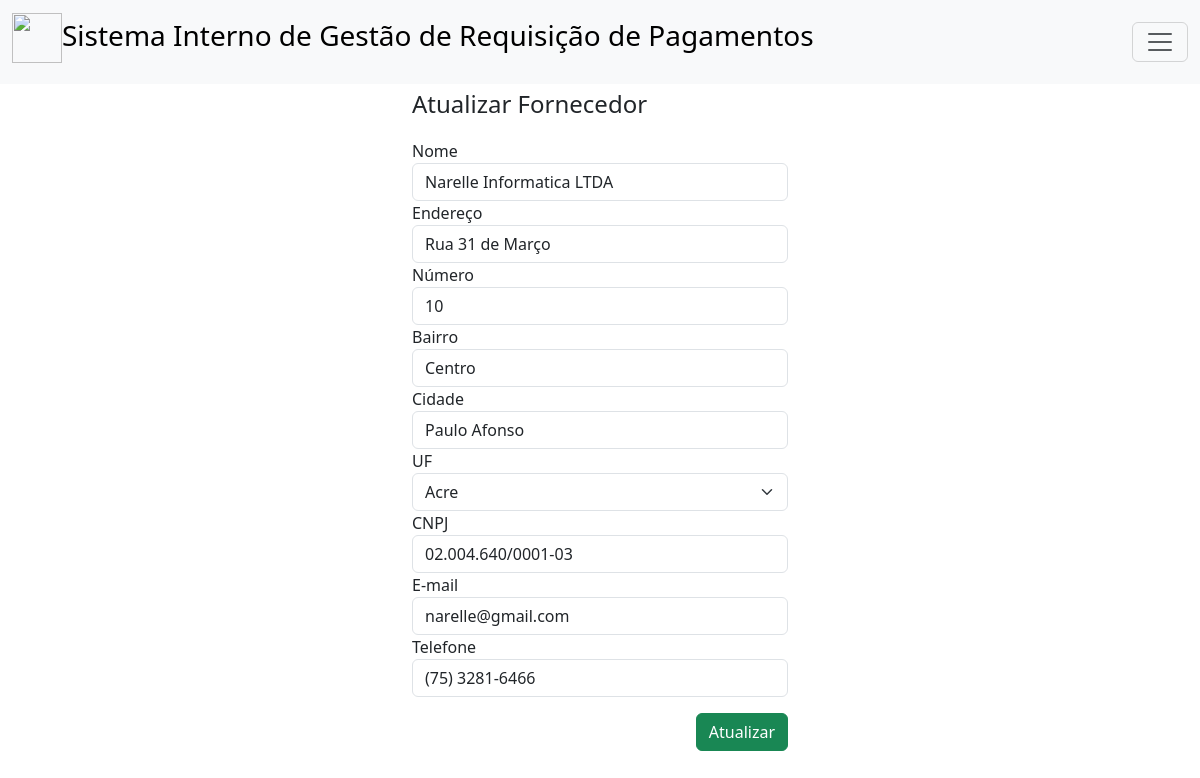
/editar_fornecedor.php?id=1, run on the app's committed database.
### tables this page shows
CREATE TABLE IF NOT EXISTS `fornecedor` (
  `idFornecedor` int NOT NULL AUTO_INCREMENT,
  `nome` varchar(254) NOT NULL,
  `rua` varchar(45) DEFAULT NULL,
  `numero` varchar(10) DEFAULT NULL,
  `bairro` varchar(45) DEFAULT NULL,
  `cidade` varchar(45) DEFAULT NULL,
  `uf` varchar(2) DEFAULT NULL,
  `cnpj` varchar(45) DEFAULT NULL,
  `email` varchar(45) DEFAULT NULL,
  `telefone` varchar(15) DEFAULT NULL,
  PRIMARY KEY (`idFornecedor`),
  UNIQUE KEY `CNPJ_UNIQUE` (`cnpj`)
);

### editar_fornecedor.php (the view, shortened to what this page needs)
<?php
include 'conexao.php';
$id = $_GET['id'];
?>
<html>
<head>
    <link href="https://cdn.jsdelivr.net/npm/bootstrap@5.3.3/dist/css/bootstrap.min.css" rel="stylesheet">
</head>
<body>
<nav class="navbar bg-body-tertiary fixed-top">
    <div class="container-fluid">
    <a class="navbar-brand" href="#"><h3><img src="img/logo2.png" width="50px" height="50px">Sistema Interno de Gestão de Requisição de Pagamentos</h3></a>
    <button class="navbar-toggler" type="button" data-bs-toggle="offcanvas" data-bs-target="#offcanvasNavbar" aria-controls="offcanvasNavbar" aria-label="Toggle navigation">
        <span class="navbar-toggler-icon"></span>
    </button>
    </div>
    </nav>
<div class="container" id="tamanhoContainer" style="margin-top: 90px; width: 400px" >
<h4>Atualizar Fornecedor</h4>
<form action="_atualizar_fornecedor.php" method="post" style="margin-top: 20px;">
        <?php
            $sql = "SELECT * FROM fornecedor WHERE idFornecedor = $id";
            $buscar = mysqli_query($conexao, $sql);
            while ($array = mysqli_fetch_array($buscar)) {
                $nome = $array['nome'];
                $rua = $array['rua'];
                $numero = $array['numero'];
                $bairro = $array['bairro'];
                $cidade = $array['cidade'];
                $uf = $array['uf'];
                $cnpj = $array['cnpj'];
                $email = $array['email'];
                $telefone = $array['telefone'];
        ?>
        <form>
        <div class="mb-3">
        <label>Nome</label>
        <input type="text" class="form-control" name="nome" value="<?php echo $nome ?>">
        <label>Endereço</label>
        <input type="text" class="form-control" name="rua" value="<?php echo $rua ?>">
        <label>Número</label>
        <input type="number" class="form-control" name="numero" value="<?php echo $numero ?>">
        <label>Bairro</label>
        <input type="text" class="form-control" name="bairro" value="<?php echo $bairro ?>">
        <label>Cidade</label>
        <input type="text" class="form-control" name="cidade" value="<?php echo $cidade ?>">
        <label>UF</label>
        <select class="form-select" name="uf" value="<?php echo $uf ?>">
                <option value="AC">Acre</option>
        </select>
        <label>CNPJ</label>
        <input type="text" id="cnpj" class="form-control" name="cnpj" value="<?php echo $cnpj ?>">
        <label>E-mail</label>
        <input type="email" class="form-control" name="email" value="<?php echo $email ?>">
        <label>Telefone</label>
        <input type="text" id="telefone" class="form-control" name="telefone" value="<?php echo $telefone ?>">
        </div>
    <div style="text-align: right;">
    <button type="submit" class="btn btn-success">Atualizar</button>
    </div>
    <?php } ?>
</form>
</div>
</body>
</html>

### data on the page
fornecedor: nome "Narelle Informatica LTDA", rua "Rua 31 de Março", numero "10", bairro "Centro", cidade "Paulo Afonso", uf "Acre", cnpj "02.004.640/0001-03", email "narelle@gmail.com", telefone "(75) 3281-6466"
